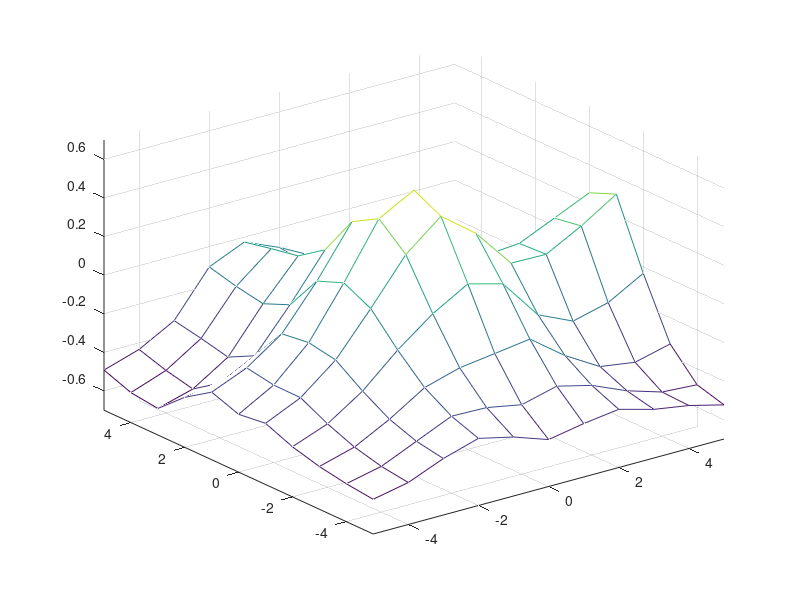

This chart was generated by the following MATLAB code:
clear
%nsepdata;
%gauss_approx;

x=[-5:1:5]';
y=x;
z=exp(-x.*x*0.1) * exp(-y.*y*0.1)' - 0.5;
figure(2);
mesh (x, y, z);
gridsize = size(x, 1);
ndata = gridsize*gridsize;
targets = reshape (z, 1, ndata);
[xx, yy] = meshgrid (x, y);
patterns = [reshape(xx, 1, ndata); reshape(yy, 1, ndata)];

permute = randperm(size(patterns,2));
[dummy, perm_col] = sort(permute);
patterns = patterns(:, permute);
targets = targets(:, permute);
n=25;

patterns_sample = patterns(:, [1:1:n]);
targets_sample = targets(:, [1:1:n]);


hiddens=20;

epochs=200;
eta=0.1;
[insize, ndata] = size(patterns);
[outsize, ndata] = size(targets);
[insize, ndata_sample] = size(patterns_sample);
[outsize, ndata_sample] = size(targets_sample);

%first layer weights
w=randn(hiddens, insize+1);
%second layer weights
v=randn(outsize, hiddens+1);
dw=0;
dv=0;
alpha=0.9;
indata_sample = [patterns_sample; ones(1, ndata_sample)]; 
indata = [patterns; ones(1, ndata)]; 
for epoch =1:epochs
    
    %Step 1, forward
    hin = w * indata_sample;
    hout = [2 ./ (1+exp(-hin)) - 1 ; ones(1,ndata_sample)];
    oin = v * hout;
    out = 2 ./ (1+exp(-oin)) - 1;
    
    %Step 2, backwards
    delta_o = (out - targets_sample) .* ((1 + out) .* (1 - out)) * 0.5;
    delta_h = (v' * delta_o) .* ((1 + hout) .* (1 - hout)) * 0.5;
    delta_h = delta_h(1:hiddens, :);

    %Step 3, update weights
    dw = (dw .* alpha) - (delta_h * indata_sample') .* (1-alpha);
    dv = (dv .* alpha) - (delta_o * hout') .* (1-alpha);
    w = w + dw .* eta;
    v = v + dv .* eta;

    %Step 4, forward2
    hin = w * indata;
    hout = [2 ./ (1+exp(-hin)) - 1 ; ones(1,ndata)];
    oin = v * hout;
    out = 2 ./ (1+exp(-oin)) - 1;
    
    
    out2 = out(:, perm_col);
    zz = reshape(out2, gridsize, gridsize);
    mesh(x,y,zz);
    axis([-5 5 -5 5 -0.7 0.7]);
    drawnow;

end

